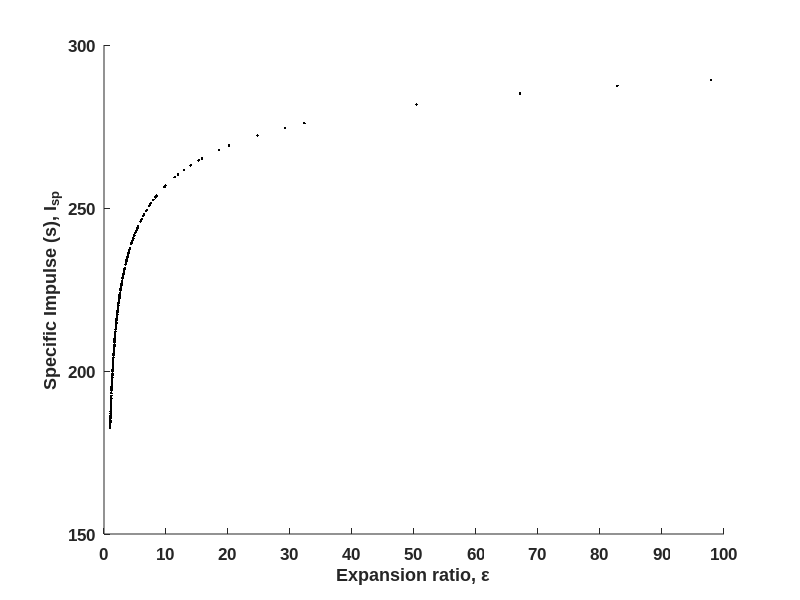

Source code (MATLAB):
%{
====================================================================================================
SCRIPT NAME: Isp_to_Expansion.m
AUTHOR: Elias Oliver
CLASS: MAE 4350.001 (Aerospace Vehicle Design I)
INITIAL VERSION: 03/23/2026
LAST REVISION: 03/23/2026
====================================================================================================
SCRIPT DESCRIPTION:
This script will create plots to inform the design desicions needed for the RCS thrusters.
====================================================================================================
AUXILIARY FUNCTIONS:
None.
====================================================================================================
ABBREVIATIONS:
None.
====================================================================================================
COMMENTS:
None.
====================================================================================================
%}

tic;
%[]Starts program timer.

clc;
%[]Clears command window.

clear;
%[]Clears variable workspace.

format('Compact');
%[]Sets the command window output to single-spaced output.

format('LongG');
%[]Sets the command window output to display 16 digits for double-precision variables.

close('All');
%[]Closes all figures.

fprintf('Begin Simulation...\n');
%[]Prints the formatted string on the command window.

fprintf('======================================================================\n');
%[]Prints the formatted string on the command window.

%% WebPlotDigitizer:

OF = 6.94;
%[]Oxidizer to fuel mixture ratio. From Appendix B, Fig. B.20 and max vac Isp.

MM = 21.595;
%[kg/kmol]Molecular mass of combustion products at chamber, Fig. B.18 with the chosen OF.

T_c = 2752;
%[K]Flame temperature, Fig. B.17 with the chosen OF.

gamma = 1.185;
%[]Isentropic parameter at the throat, Fig. B.19 with the chosen OF.

%% Constants:

eta_c_star = 0.95;
%[]c* combustion efficiency, conservative estimate for equilibrium flow.

R = 8314 / MM;
%[J/kg-K]Exhaust gas constant.

c_star = (eta_c_star * sqrt(gamma * R * T_c)) / (gamma * (2 / (gamma + 1))^((gamma + 1) / (2 * gamma - 2)));
%[m/s]characteristic exhuast velocity.

P_a = 0;
%[Pa]Vacuum.

lambda = 0.95;
%[]Nozzle efficiency, conservative estimate.

g_0 = 9.80665;
%[m/s^2]Sea level acceleration due to gravity.

%% Variables:

n = 5;
%[]Number of values in the chamber pressure range.

m = 50;
%[]Number of values in the exit pressure range.

P_c = linspace(345000,1380000,n);
%[Pa]Creates a range of possible chamber pressures.

P_e = linspace(1000,175000,m);
%[Pa]Creates a range of possible exit pressures.

M_e = zeros(n,m);
%[]Allocates memory for the exit Mach number matrix.

epsilon = zeros(n,m);
%[]Allocates memory for the expansion ratio matrix.

I_sp = zeros(n,m);
%[]Allocates memory for the specific impulse matrix.

for i = 1:n

    for j = 1:m

        M_e(i,j) = sqrt((2 / (gamma - 1)) * ((P_c(i) / P_e(j))^((gamma - 1) / gamma) - 1));
        %[]Calculates exit Mach number.

        epsilon(i,j) = (1 / M_e(i,j)) * ((2 / (gamma + 1)) * (1 + ((gamma - 1) / 2) * M_e(i,j)^2))^((gamma + 1) / (2 * gamma - 2));
        %[]Calculates the expansion ratio.

        I_sp(i,j) = lambda * (((c_star * gamma) / (g_0) * sqrt((2 / (gamma - 1)) * (2 / (gamma + 1))^((gamma + 1) / (gamma - 1)) * (1 - (P_e(j) / P_c(i))^((gamma - 1) / gamma)))) + ((c_star * epsilon(i,j)) / (g_0 * P_c(i)) * (P_e(j) - P_a)));
        %[s]Calculates specific impulse.

    end

end

%% Make Plots:

Window = figure( ... %Opens a new window.
    'Color','w', ...%Makes the background color white.
    'Name','Plotting', ...%Adjust the name of the window.
    'NumberTitle','Off');%Turns the number title off.
%[]Opens a new window and adjusts its properties.

Axes = axes( ...
    'FontName','Arial', ...
    'FontSize',12, ...
    'FontWeight','Bold', ...
    'NextPlot','Add', ...
    'Parent',Window, ...
    'XLim',[0,100], ...
    'YLim', [150,300], ...
    'XTick',0:10:100, ...
    'YTick',150:50:300);
%[]Adds an axes to the specified window and adjusts its properties.

plot(epsilon(1,:),I_sp(1,:), ...
    'Color','k', ...
    'LineStyle','none', ...
    'Marker','.', ...
    'Parent',Axes);
%[]Adds a plot to the specified axes and adjusts its properties.

plot(epsilon(2,:),I_sp(2,:), ...
    'Color','k', ...
    'LineStyle','none', ...
    'Marker','.', ...
    'Parent',Axes);
%[]Adds a plot to the specified axes and adjusts its properties.

plot(epsilon(3,:),I_sp(3,:), ...
    'Color','k', ...
    'LineStyle','none', ...
    'Marker','.', ...
    'Parent',Axes);
%[]Adds a plot to the specified axes and adjusts its properties.

plot(epsilon(4,:),I_sp(4,:), ...
    'Color','k', ...
    'LineStyle','none', ...
    'Marker','.', ...
    'Parent',Axes);
%[]Adds a plot to the specified axes and adjusts its properties.

plot(epsilon(5,:),I_sp(5,:), ...
    'Color','k', ...
    'LineStyle','none', ...
    'Marker','.', ...
    'Parent',Axes);
%[]Adds a plot to the specified axes and adjusts its properties.

xlabel(Axes, 'Expansion ratio, \epsilon');
%[]Sets the x-axis label.

ylabel(Axes, 'Specific Impulse (s), I_{sp}');
%[]Sets the y-axis label.

%% PRINT SIMULATION TIME:

fprintf('======================================================================\n');
%[]Prints the formatted string on the command window.

SimulationTime = toc;
%[s]Stops the program timer.

fprintf('Simulation Complete! (%0.3f seconds)\n',SimulationTime);
%[]Prints the simulation time on the command window.
%===================================================================================================
